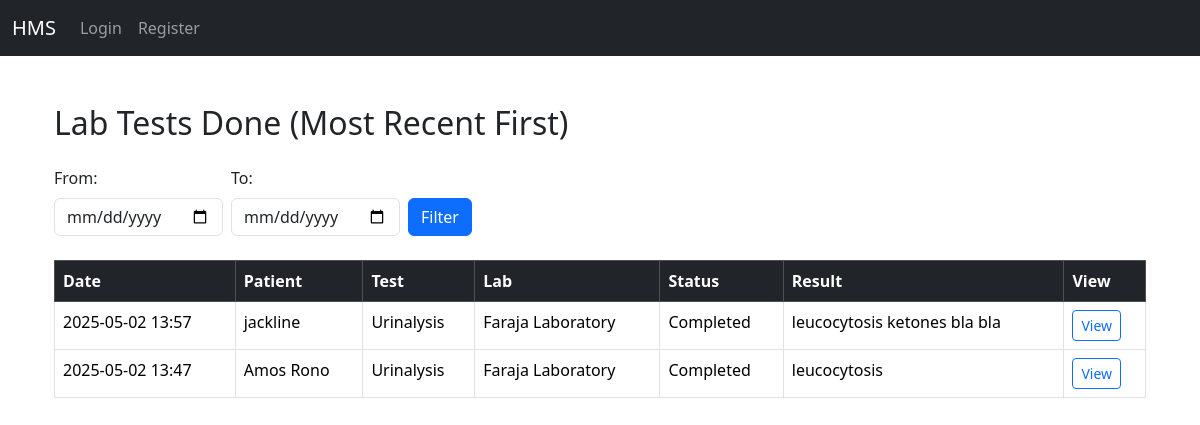
Page /labaratory/dashboard/ on the earlier database version.
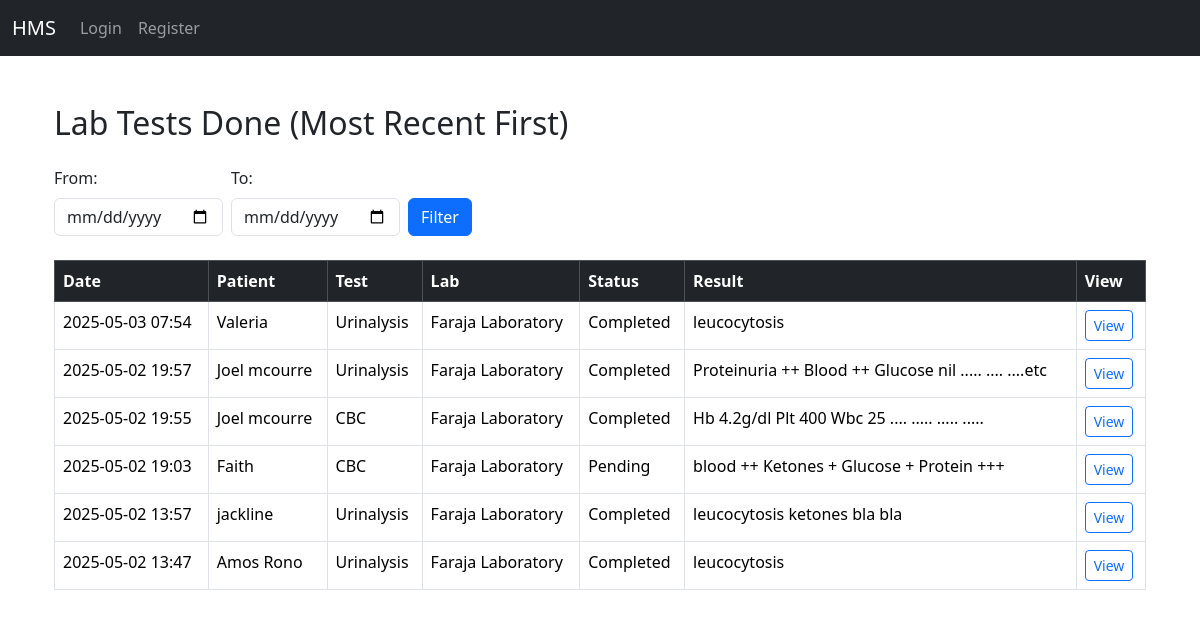
Same page on the later database version.
### labaratory/models.py (models this page shows, shortened)
class LabaratoryTestResult(models.Model):
    STATUS_CHOICES = [
        ('Pending', 'Pending'),
        ('In Progress', 'In Progress'),
        ('Completed', 'Completed'),
    ]
    labaratory_test = models.ForeignKey(LabaratoryTest, on_delete=models.CASCADE)
    patient = models.ForeignKey(Patient_register, on_delete=models.CASCADE)
    test_result = models.TextField()
    test_date = models.DateTimeField(auto_now_add=True)
    notes = models.TextField(blank=True)
    status = models.CharField(max_length=20, choices=STATUS_CHOICES, default='Pending')

class LabaratoryTest(models.Model):
    labaratory = models.ForeignKey(Labaratory, on_delete=models.CASCADE)
    test_name = models.CharField(max_length=100)
    test_description = models.TextField()
    test_price = models.DecimalField(max_digits=10, decimal_places=2)
    test_duration = models.CharField(max_length=50)  # e.g., "2 hours", "30 minutes"
    created_at = models.DateTimeField(auto_now_add=True)
    updated_at = models.DateTimeField(auto_now=True)
    class Meta:
        ordering = ['test_name']

class Labaratory(models.Model):
    labaratory_name = models.CharField(max_length=100)
    labaratory_location = models.CharField(max_length=100)
    labaratory_description = models.TextField(blank=True)
    labaratory_phone = models.CharField(max_length=20, blank=True)
    labaratory_email = models.EmailField(blank=True)

### patients/models.py (models this page shows, shortened)
class Patient_register(models.Model):
    name = models.CharField(max_length=100)
    age = models.DecimalField(max_digits=3, decimal_places=1)
    contact = models.IntegerField(null=True)
    adm_date = models.DateField(auto_now_add=True)
    sex = models.CharField(max_length=10)
    ward = models.CharField(max_length=100, default='OPD')
    prescribed_drug = models.ForeignKey('drugs.Drug', on_delete=models.SET_NULL, null=True, blank=True)
    is_discharged = models.BooleanField(default=False)
    discharge_date = models.DateField(null=True, blank=True)

### labaratory/views.py (the view)
# urls.py: path('dashboard/', lab_dashboard, name='lab_dashboard'),
def lab_dashboard(request):
    date_from = request.GET.get('date_from')
    date_to = request.GET.get('date_to')
    lab_results = LabaratoryTestResult.objects.all().order_by('-test_date')
    if date_from:
        lab_results = lab_results.filter(test_date__date__gte=date_from)
    if date_to:
        lab_results = lab_results.filter(test_date__date__lte=date_to)
    context = {
        'lab_results': lab_results,
        'date_from': date_from,
        'date_to': date_to,
    }
    return render(request, 'labaratory/dashboard.html', context)

### templates/labaratory/dashboard.html (shortened to what this page needs)
{% extends 'base.html' %}
{% block content %}
<div class="container mt-5">
    <h2 class="mb-4">Lab Tests Done (Most Recent First)</h2>
    <form method="get" class="mb-4">
        <div class="row g-2 align-items-end">
            <div class="col-auto">
                <label for="date_from" class="form-label">From:</label>
                <input type="date" id="date_from" name="date_from" class="form-control" value="{{ date_from|default:'' }}">
            </div>
            <div class="col-auto">
                <label for="date_to" class="form-label">To:</label>
                <input type="date" id="date_to" name="date_to" class="form-control" value="{{ date_to|default:'' }}">
            </div>
            <div class="col-auto">
                <button type="submit" class="btn btn-primary">Filter</button>
            </div>
        </div>
    </form>
    <table class="table table-bordered table-hover">
        <thead class="table-dark">
            <tr>
                <th>Date</th>
                <th>Patient</th>
                <th>Test</th>
                <th>Lab</th>
                <th>Status</th>
                <th>Result</th>
                <th>View</th>
            </tr>
        </thead>
        <tbody>
            {% for result in lab_results %}
            <tr>
                <td>{{ result.test_date|date:'Y-m-d H:i' }}</td>
                <td>{{ result.patient.name }}</td>
                <td>{{ result.labaratory_test.test_name }}</td>
                <td>{{ result.labaratory_test.labaratory.labaratory_name }}</td>
                <td>{{ result.status }}</td>
                <td>{{ result.test_result|truncatewords:10|default:'-' }}</td>
                <td>
                    <a href="{% url 'labaratory_test_result_detail' result.labaratory_test.labaratory.id result.labaratory_test.id result.id %}" class="btn btn-sm btn-outline-primary">View</a>
                </td>
            </tr>
            {% empty %}
            <tr><td colspan="7" class="text-center">No lab tests found for the selected period.</td></tr>
            {% endfor %}
        </tbody>
    </table>
</div>
{% endblock %}

Differences in the rows shown:
added LabaratoryTestResult: test_date "2025-05-03 07:54", patient.name "Valeria", labaratory_test.test_name "Urinalysis", labaratory_test.labaratory.labaratory_name "Faraja Laboratory", status "Completed", test_result "leucocytosis"
added LabaratoryTestResult: test_date "2025-05-02 19:57", patient.name "Joel mcourre", labaratory_test.test_name "Urinalysis", labaratory_test.labaratory.labaratory_name "Faraja Laboratory", status "Completed", test_result "Proteinuria ++ Blood ++ Glucose nil ..... .... ....etc"
added LabaratoryTestResult: test_date "2025-05-02 19:55", patient.name "Joel mcourre", labaratory_test.test_name "CBC", labaratory_test.labaratory.labaratory_name "Faraja Laboratory", status "Completed", test_result "Hb 4.2g/dl Plt 400 Wbc 25 .... ..... ..... ....."
added LabaratoryTestResult: test_date "2025-05-02 19:03", patient.name "Faith", labaratory_test.test_name "CBC", labaratory_test.labaratory.labaratory_name "Faraja Laboratory", status "Pending", test_result "blood ++ Ketones + Glucose + Protein +++"
